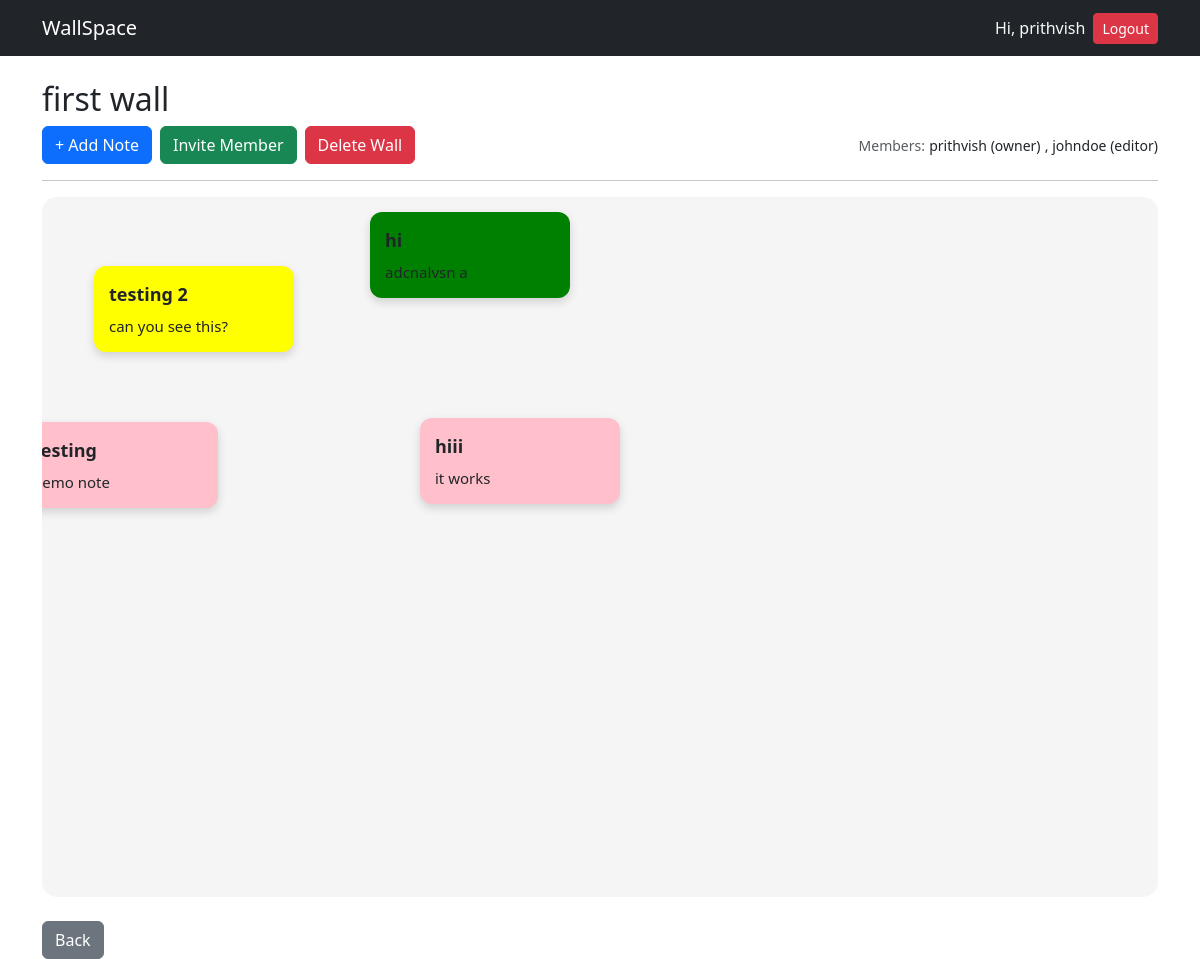
Before: /wall/1/ (signed in) with the older database file.
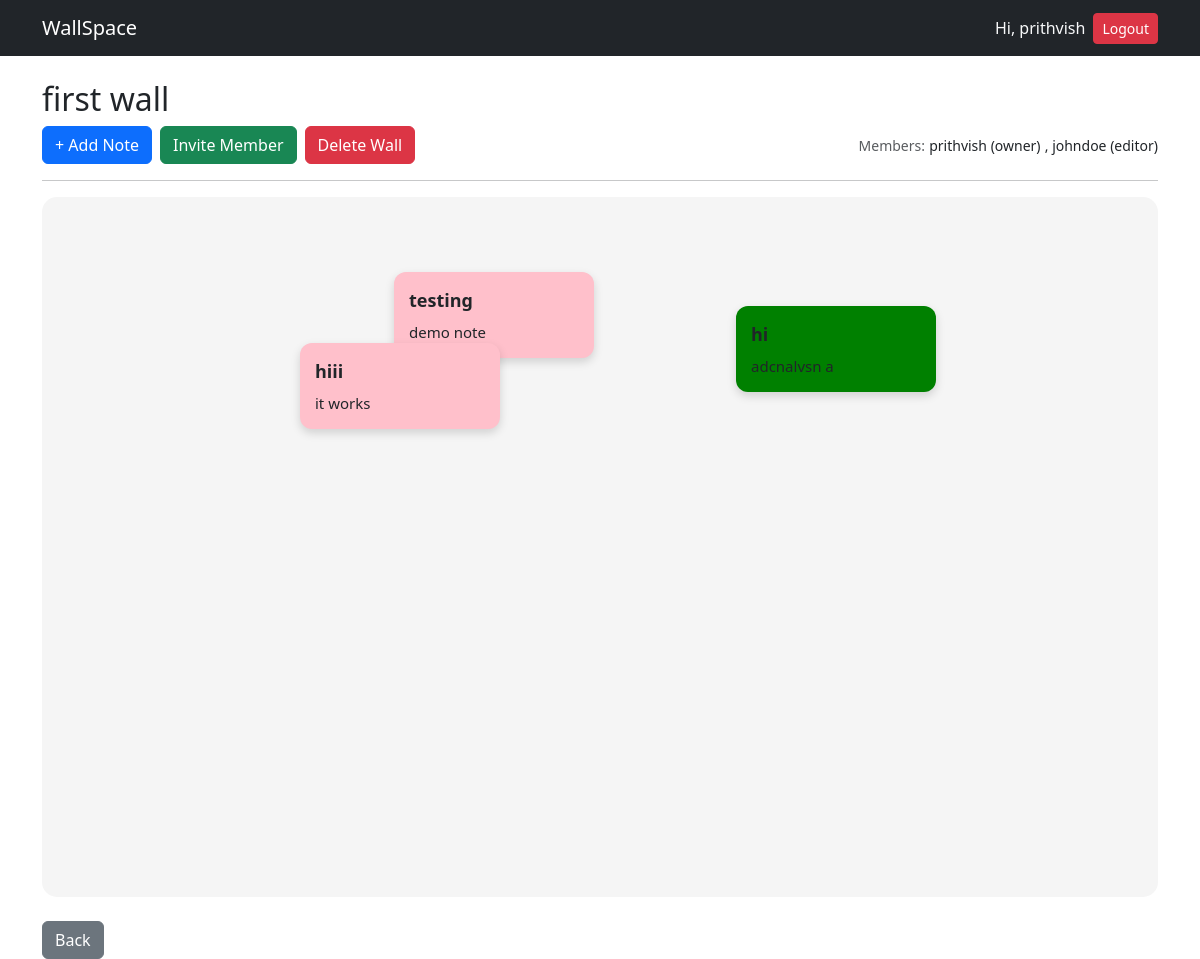
After: the same page with the newer database file.
### walls/models.py (models this page shows, shortened)
class Wall(models.Model):
    title = models.CharField(max_length=100)
    owner=models.ForeignKey(
        User,
        on_delete=models.CASCADE,
        related_name='walls'
    )
    created_at = models.DateTimeField(
        auto_now_add=True
    )

class WallMember(models.Model):
    ROLE_CHOICES=[
        ("viewer","Viewer"),
        ("editor","Editor"),
    ]
    wall=models.ForeignKey(
        Wall,
        on_delete=models.CASCADE,
        related_name="members"
    )
    user=models.CharField(
        max_length=10,
        choices=ROLE_CHOICES,
        default="viewer"
    )
    role = models.CharField(
        max_length=10,
        choices=ROLE_CHOICES,
        default="viewer"
    )
    class Meta:
        unique_together=("wall","user")

### notes/models.py (models this page shows, shortened)
class Note(models.Model):
    COLOR_CHOICES = [#COLOR_CHOICES is a list of tuples
        ('yellow','Yellow'),
        ('pink', 'Pink'),
        ('blue', 'Blue'),
        ('green', 'Green'),
    ]
    wall = models.ForeignKey( #foreign key
        Wall,
        on_delete=models.CASCADE,
        related_name='notes'
    )
    creator=models.ForeignKey(
        User,
        on_delete=models.CASCADE
    )
    title = models.CharField(
        max_length=100,
        blank=True
    )
    content = models.TextField()
    color= models.CharField(
        max_length=20,
        choices=COLOR_CHOICES,
        default='yellow'
    )
    x_position = models.IntegerField(
        default=50
    )
    y_position = models.IntegerField(
        default=50
    )
    created_at = models.DateTimeField(
        auto_now_add=True
    )
    updated_at = models.DateTimeField(
        auto_now=True
    )

### walls/views.py (the view)
# urls.py: path('wall/<int:pk>/',views.wall_detail,name='wall-detail'),
@login_required
def wall_detail(request, pk):
    wall = get_object_or_404(
        Wall,
        pk=pk,
    )
    is_owner = (
        wall.owner == request.user
    )
    member = WallMember.objects.filter(
        wall=wall,
        user=request.user
    ).first()
    is_member = member is not None
    can_edit = is_owner or (
        member and
        member.role == "editor"
    )
    if not is_owner and not is_member:
        return redirect("home")
    notes = wall.notes.all()
    if request.method == 'POST':
        if "invite_member" in request.POST:
            username = request.POST.get(
                "username"
            )
            role = request.POST.get(
                "role"
            )
            try:
                user = User.objects.get(
                    username=username
                )
                WallMember.objects.get_or_create(
                    wall=wall,
                    user=user,
                    defaults={
                        "role": role
                    }
                )
            except User.DoesNotExist:
                pass
            return redirect(
                'wall-detail',
                pk=wall.pk
            )
        if not can_edit:
            return redirect(
                'wall-detail',
                pk=wall.pk
            )
        form = NoteForm(request.POST)
        if form.is_valid():
            note = form.save(
                commit=False
            )
            note.wall = wall
            note.creator = request.user
            note.x_position = random.randint(50, 600)
            note.y_position = random.randint(50, 400)
            note.save()
            return redirect(
                'wall-detail',
                pk=wall.pk
            )
    else:
        form = NoteForm()
    context = {
    'wall': wall,
    'form': form,
    'notes': wall.notes.all(),
    'is_owner': is_owner,
    'can_edit': can_edit,
    'members': WallMember.objects.filter(
            wall=wall
            ).exclude(
            user=wall.owner
            )
    }
    return render(
        request,
        'walls/wall_detail.html',
        context
    )

### walls/templates/walls/wall_detail.html (shortened to what this page needs)
{% extends "base.html" %}
{% load crispy_forms_tags %}
{% block content %}
<h2>{{ wall.title }}</h2>
<div class="d-flex gap-2 mb-3 align-items-center justify-content-between">
    <div class="d-flex gap-2">
        {% if can_edit %}
        <button
            class="btn btn-primary"
            data-bs-toggle="modal"
            data-bs-target="#addNoteModal">
            + Add Note
        </button>
        {% endif %}
        {% if is_owner %}
        <button
            class="btn btn-success"
            data-bs-toggle="modal"
            data-bs-target="#inviteModal">
            Invite Member
        </button>
        <form
            method="POST"
            action="{% url 'delete-wall' wall.id %}">
            <button
                type="submit"
                class="btn btn-danger">
                Delete Wall
            </button>
        </form>
        {% endif %}
    </div>
    <div>
        <small class="text-muted">Members:</small>
        <small>{{ wall.owner.username }} (owner)</small>
        {% for member in members %}
            <small>, {{ member.user }} ({{ member.role }})</small>
        {% endfor %}
    </div>
</div>
<hr>
<div
    class="wall-board p-4"
    style="
        height:700px;
        position:relative;
        overflow:hidden;
    ">
    {% for note in notes %}
        <div
            class="note"
            data-note-id="{{ note.id }}"
            style="
                width:200px;
                position:absolute;
                left:{{ note.x_position }}px;
                top:{{ note.y_position }}px;
                background-color:{{ note.color }};
                cursor:grab;
            ">
            <div class="note-title">
                {{ note.title }}
            </div>
            <div class="note-content">
                {{ note.content }}
            </div>
        </div>
    {% empty %}
        <p>No notes yet.</p>
    {% endfor %}
</div>
<br>
<a
    href="{% url 'home' %}"
    class="btn btn-secondary">
    Back
</a>
{% endblock %}

### templates/base.html (shortened to what this page needs)
{% load static %}
<!DOCTYPE html>
<html>
<head>
    <link
    rel="stylesheet"
    href="{% static 'css/main.css' %}">
    <link href="https://cdn.jsdelivr.net/npm/bootstrap@5.3.3/dist/css/bootstrap.min.css"
          rel="stylesheet">
</head>
<body>
    <nav
        class="navbar navbar-expand-lg navbar-dark bg-dark">
        <div class="container">
            <a
                class="navbar-brand"
                href="{% url 'home' %}">
                WallSpace
            </a>
            <div
                class="ms-auto d-flex gap-2 align-items-center">
                {% if user.is_authenticated %}
                    <span class="text-light">
                        Hi, {{ user.username }}
                    </span>
                    <form
                        method="POST"
                        action="{% url 'logout' %}">
                        <button
                            type="submit"
                            class="btn btn-danger btn-sm">
                            Logout
                        </button>
                    </form>
                {% endif %}
            </div>
        </div>
    </nav>
    <div class="container mt-4">
        {% block content %}
        {% endblock %}
    </div>
</body>
</html>

### wallspace/static/css/main.css (style rules this page uses)
.wall-board { height: 700px; position: relative; overflow: hidden; background: #f5f5f5; border-radius: 15px; }
.note { width: 220px; position: absolute; border-radius: 12px; box-shadow: 0 4px 10px rgba(0,0,0,0.15); padding: 15px; transition: transform 0.15s ease; user-select: none; }
.note-title { font-weight: bold; font-size: 18px; margin-bottom: 8px; }
.note-content { font-size: 15px; line-height: 1.4; }

Changed rows visible on the page:
no longer on this page (row edited): Note: {{ note.id }} 2 (drawn), title "testing 2", content "can you see this?", color "yellow" (drawn)
